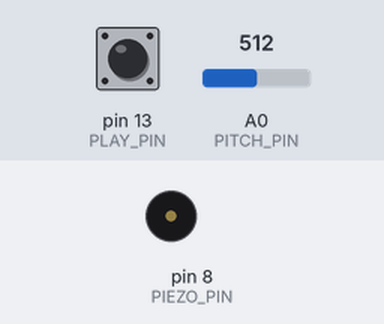
Bench run of a sketch on a simulated Arduino Mega 2560, built with avr-gcc and run on an emulated ATmega2560. On the bench: buzzer (waves = sounding). The test bench sets the inputs (shaded band); at power-on: pin 13 (PLAY_PIN) HIGH, A0 (PITCH_PIN) = 512.

Above: at 1.2 s.
1.3 s: pin 13 (PLAY_PIN) pulled LOW for 1 s
At 1.65 s:
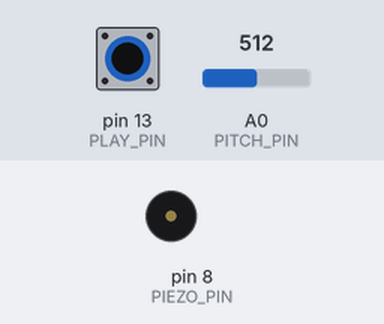
4.3 s: pin 13 (PLAY_PIN) pulled LOW for 3.2 s
At 4.65 s:
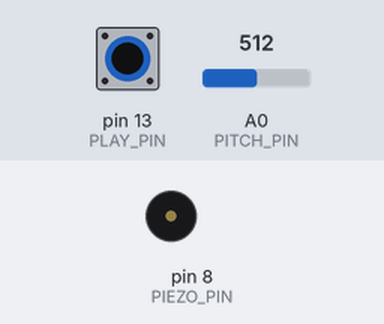
Timing chart, 0 to 9.0 s (numbered marks = the images above; inputs shaded):
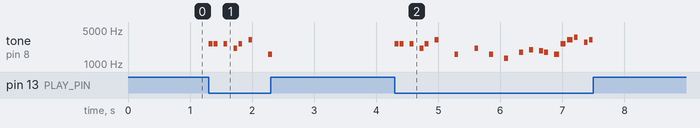

The sketch:

MicroLab_09.ino
```cpp
#include <Keypad.h>
#include "pitches.h"
#include "mario.h"
#include "ode_to_joy.h"
#include "the_imperial_march.h"

/************************************************************************/
const byte ROWS = 4;
const byte COLS = 4;
char keys[ROWS][COLS] = {
  {'7', '8', '9', '/'},
  {'4', '5', '6', '*'},
  {'1', '2', '3', '-'},
  {'C', '0', '=', '+'}
};
byte rowPins[ROWS] = {23, 25, 27, 29};
byte colPins[COLS] = {31, 33, 35, 37};
Keypad keypad = Keypad(makeKeymap(keys), rowPins, colPins, ROWS, COLS);

const int PIEZO_PIN = 8, PITCH_PIN = A0, PLAY_PIN = 13;

/************************************************************************/
float scale = 0;
int song = 0;
int *melodies[] = {mario_melody, odeToJoy_melody, theImperialMarch_melody};
int sizes[] = {sizeof(mario_melody) / sizeof(int), sizeof(odeToJoy_melody) / sizeof(int), sizeof(theImperialMarch_melody) / sizeof(int)};
int tempo[] = {mario_tempo, odeToJoy_tempo, theImperialMarch_tempo};
float *noteDurations[] = {mario_noteDurations, odeToJoy_noteDurations, theImperialMarch_noteDurations};

/************************************************************************/

void setup() {
  pinMode(PLAY_PIN, INPUT_PULLUP);
}

void loop() {
  if (1 - digitalRead(PLAY_PIN)) {
    for (int note = 0; note < sizes[song]; note++) {
      scale = analogRead(PITCH_PIN) / 512.0;
      int duration = 120 * 1000.0 / (tempo[song] * noteDurations[song][note]);
      tone(PIEZO_PIN, int(melodies[song][note] * scale), duration);
      delay(int(duration * 1.3));
      if (digitalRead(PLAY_PIN))
        break;
    }
  }
  else {
    char key = keypad.getKey();
    if (key != NO_KEY)
      song = key - '1';
  }
}
```

ode_to_joy.h
```cpp
int odeToJoy_tempo = 150;

int odeToJoy_melody[] = {
    NOTE_E5, NOTE_E5, NOTE_F5, NOTE_G5, NOTE_G5, NOTE_F5, NOTE_E5, NOTE_D5,
    NOTE_C5, NOTE_C5, NOTE_D5, NOTE_E5, NOTE_E5, NOTE_D5, NOTE_D5,
    NOTE_E5, NOTE_E5, NOTE_F5, NOTE_G5, NOTE_G5, NOTE_F5, NOTE_E5, NOTE_D5,
    NOTE_C5, NOTE_C5, NOTE_D5, NOTE_E5, NOTE_D5, NOTE_C5, NOTE_C5,
    NOTE_D5, NOTE_D5, NOTE_E5, NOTE_C5, NOTE_D5, NOTE_E5, NOTE_F5, NOTE_E5, NOTE_C5,
    NOTE_D5, NOTE_E5, NOTE_F5, NOTE_E5, NOTE_D5, NOTE_C5, NOTE_D5, 0
};

float odeToJoy_noteDurations[] = {
    4, 4, 4, 4, 4, 4, 4, 4,
    4, 4, 4, 4, 8.0/3, 8, 2,
    4, 4, 4, 4, 4, 4, 4, 4,
    4, 4, 4, 4, 8.0/3, 8, 2,
    4, 4, 4, 4, 4, 8, 8, 4, 4,
    4, 8, 8, 4, 4, 4, 4, 2
};
```

pitches.h
```cpp
#define NOTE_B0  31
#define NOTE_C1  33
#define NOTE_CS1 35
#define NOTE_D1  37
#define NOTE_DS1 39
#define NOTE_E1  41
#define NOTE_F1  44
#define NOTE_FS1 46
#define NOTE_G1  49
#define NOTE_GS1 52
#define NOTE_A1  55
#define NOTE_AS1 58
#define NOTE_B1  62
#define NOTE_C2  65
#define NOTE_CS2 69
#define NOTE_D2  73
#define NOTE_DS2 78
#define NOTE_E2  82
#define NOTE_F2  87
#define NOTE_FS2 93
#define NOTE_G2  98
#define NOTE_GS2 104
#define NOTE_A2  110
#define NOTE_AS2 117
#define NOTE_B2  123
#define NOTE_C3  131
#define NOTE_CS3 139
#define NOTE_D3  147
#define NOTE_DS3 156
#define NOTE_E3  165
#define NOTE_F3  175
#define NOTE_FS3 185
#define NOTE_G3  196
#define NOTE_GS3 208
#define NOTE_A3  220
#define NOTE_AS3 233
#define NOTE_B3  247
#define NOTE_C4  262
#define NOTE_CS4 277
#define NOTE_D4  294
#define NOTE_DS4 311
#define NOTE_E4  330
#define NOTE_F4  349
#define NOTE_FS4 370
#define NOTE_G4  392
#define NOTE_GS4 415
#define NOTE_A4  440
#define NOTE_AS4 466
#define NOTE_B4  494
#define NOTE_C5  523
#define NOTE_CS5 554
#define NOTE_D5  587
#define NOTE_DS5 622
#define NOTE_E5  659
#define NOTE_F5  698
#define NOTE_FS5 740
#define NOTE_G5  784
#define NOTE_GS5 831
#define NOTE_A5  880
#define NOTE_AS5 932
#define NOTE_B5  988
#define NOTE_C6  1047
#define NOTE_CS6 1109
#define NOTE_D6  1175
#define NOTE_DS6 1245
#define NOTE_E6  1319
#define NOTE_F6  1397
#define NOTE_FS6 1480
#define NOTE_G6  1568
#define NOTE_GS6 1661
#define NOTE_A6  1760
#define NOTE_AS6 1865
#define NOTE_B6  1976
#define NOTE_C7  2093
#define NOTE_CS7 2217
#define NOTE_D7  2349
#define NOTE_DS7 2489
#define NOTE_E7  2637
#define NOTE_F7  2794
#define NOTE_FS7 2960
#define NOTE_G7  3136
#define NOTE_GS7 3322
#define NOTE_A7  3520
#define NOTE_AS7 3729
#define NOTE_B7  3951
#define NOTE_C8  4186
#define NOTE_CS8 4435
#define NOTE_D8  4699
#define NOTE_DS8 4978
```

the_imperial_march.h
```cpp
int theImperialMarch_tempo = 120;

int theImperialMarch_melody[] = {
    NOTE_G4, NOTE_G4, NOTE_G4, NOTE_DS4, NOTE_AS5, NOTE_G4, NOTE_DS4, NOTE_AS5, NOTE_G4,
    NOTE_D5, NOTE_D5, NOTE_D5, NOTE_DS5, NOTE_AS5, NOTE_FS4, NOTE_DS4, NOTE_AS5, NOTE_G4,
    NOTE_G5, NOTE_G4, NOTE_G4, NOTE_G5, NOTE_FS5, NOTE_F5, NOTE_E5, NOTE_DS5, NOTE_DS5, 0, NOTE_GS4, NOTE_CS5, NOTE_C5, NOTE_B5,
    NOTE_AS5, NOTE_A5, NOTE_AS5, 0, NOTE_DS4, NOTE_FS4, NOTE_DS4, NOTE_FS4, NOTE_AS5, NOTE_G4, NOTE_AS5, NOTE_D5
};

float theImperialMarch_noteDurations[] = {
    4, 4, 4, 16.0/3, 16, 4, 16.0/3, 16, 2,
    4, 4, 4, 16.0/3, 16, 4, 16.0/3, 16, 2,
    4, 16.0/3, 16, 4, 16.0/3, 16, 16, 16, 8, 8, 8, 4, 16.0/3, 16,
    16, 16, 8, 8, 8, 4, 16.0/3, 16, 4, 16.0/3, 16, 2
};
```

Source omitted: mario.h (data table, 980 bytes)

Measured:
- after the input at 1.3 s, tone on pin 8 (PIEZO_PIN): plays 2637 Hz for 0.06 s, 2637 Hz for 0.06 s, 2637 Hz for 0.06 s, 2093 Hz for 0.06 s, 2637 Hz for 0.06 s, 3136 Hz for 0.06 s … (7 notes in this stretch), starting at once
- after the input at 4.3 s, tone on pin 8 (PIEZO_PIN): plays 2637 Hz for 0.06 s, 2637 Hz for 0.06 s, 2637 Hz for 0.06 s, 2093 Hz for 0.06 s, 2637 Hz for 0.06 s, 3136 Hz for 0.06 s … (20 notes in this stretch), starting at once
